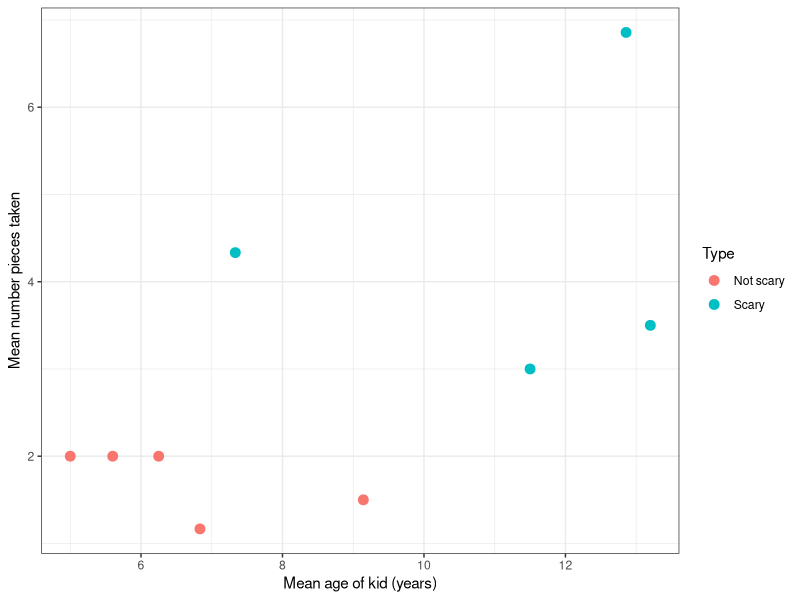
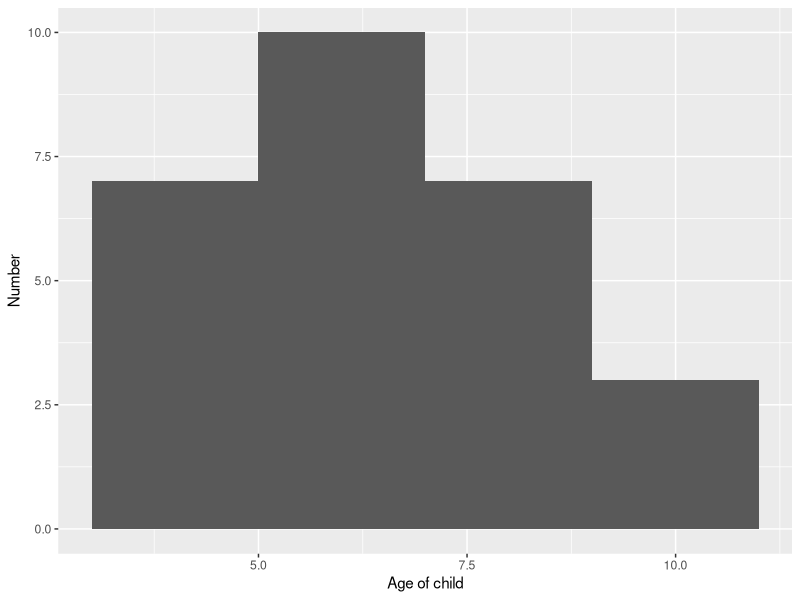
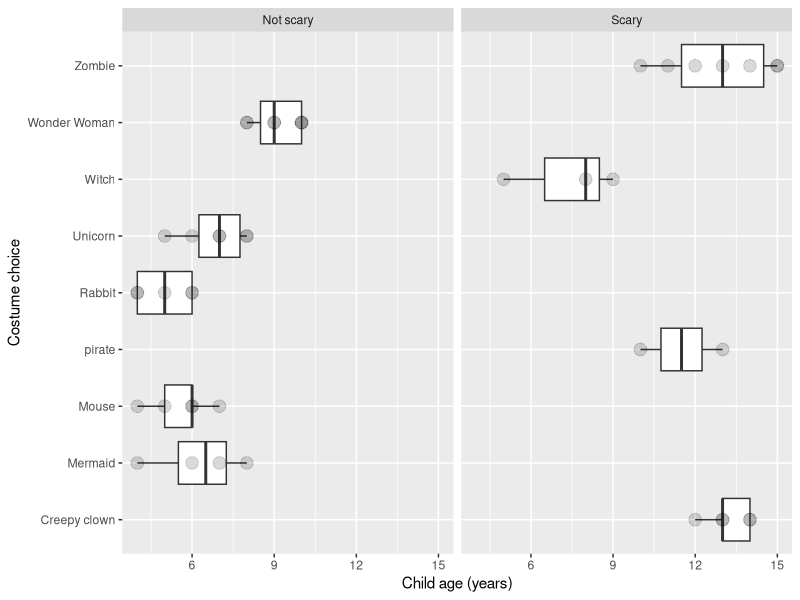

Recreate these plots in R, in order.
## ---- chunk 1
knitr::opts_chunk$set(echo = TRUE)
## ---- chunk 2
rm(list = ls()) # clears the environment
library(dplyr) # loads in the dplyr package
library(ggplot2) # loads in the ggplot2 package
library(here) # loads in the here package
## ---- chunk 3
halloween <- read.csv(here("Data", "Halloween_data_PS2.csv"), stringsAsFactors = TRUE)
## ---- chunk 4
head(halloween) # look at the first six observations in halloween
## ---- chunk 5
str(halloween) 
# get an idea of what type each variable is along with numbers
# of levels for factor variable
## ---- chunk 6
unique(halloween$Costume) 
## ---- chunk 7
wonderwoman <- which(halloween$Costume == "wonder woman" |
                       halloween$Costume == "Wonder Woman" |
                       halloween$Costume == "Wonder woman")

halloween$Costume[wonderwoman] <- "Wonder Woman"
## ---- chunk 8
witches <- which(halloween$Costume == "Witch" |
                       halloween$Costume == "witch " |
                       halloween$Costume == "witch")

halloween$Costume[witches] <- "Witch"
## ---- chunk 9
creepyclown <- which(halloween$Costume == "creepy clown" |
                       halloween$Costume == "Creepy clown" |
                       halloween$Costume == "clown")

halloween$Costume[creepyclown] <- "Creepy clown"
## ---- chunk 10
halloween$Costume <- factor(halloween$Costume)
unique(halloween$Costume)
## ---- chunk 11
scary <- which(halloween$Type == "scary" |
                 halloween$Type == "Scary" |
                 halloween$Type == "scary ")

halloween$Type[scary] <- "Scary"
## ---- chunk 12
halloween$Type <- factor(halloween$Type)
unique(halloween$Type)
## ---- chunk 13
meanhalloween <- halloween %>% group_by(Costume, Type) %>% 
  summarise(meancandy = mean(candy_pieces, na.rm = TRUE),
            meanage = mean(age, na.rm = TRUE))

ggplot(data = meanhalloween, aes(x = meanage, y = meancandy)) +
  geom_point(aes(colour = Type), size = 3) + 
  labs(x = "Mean age of kid (years)",
       y = "Mean number pieces taken") +
  theme_bw()
## ---- chunk 14
fig2_df <- halloween %>% filter(Type == "Not scary" & age <= 10)
ggplot(data = fig2_df, aes(x = age)) +
  geom_histogram(bins = 4) +
  labs(x = "Age of child",
       y = "Number")
## ---- chunk 15
ggplot(data = halloween, aes(x = Costume, y = age)) +
  geom_boxplot() +
  geom_point(alpha = 0.15, size = 4) +
  facet_wrap(~Type) +
  coord_flip() +
  labs(x = "Costume choice",
       y = "Child age (years)")
